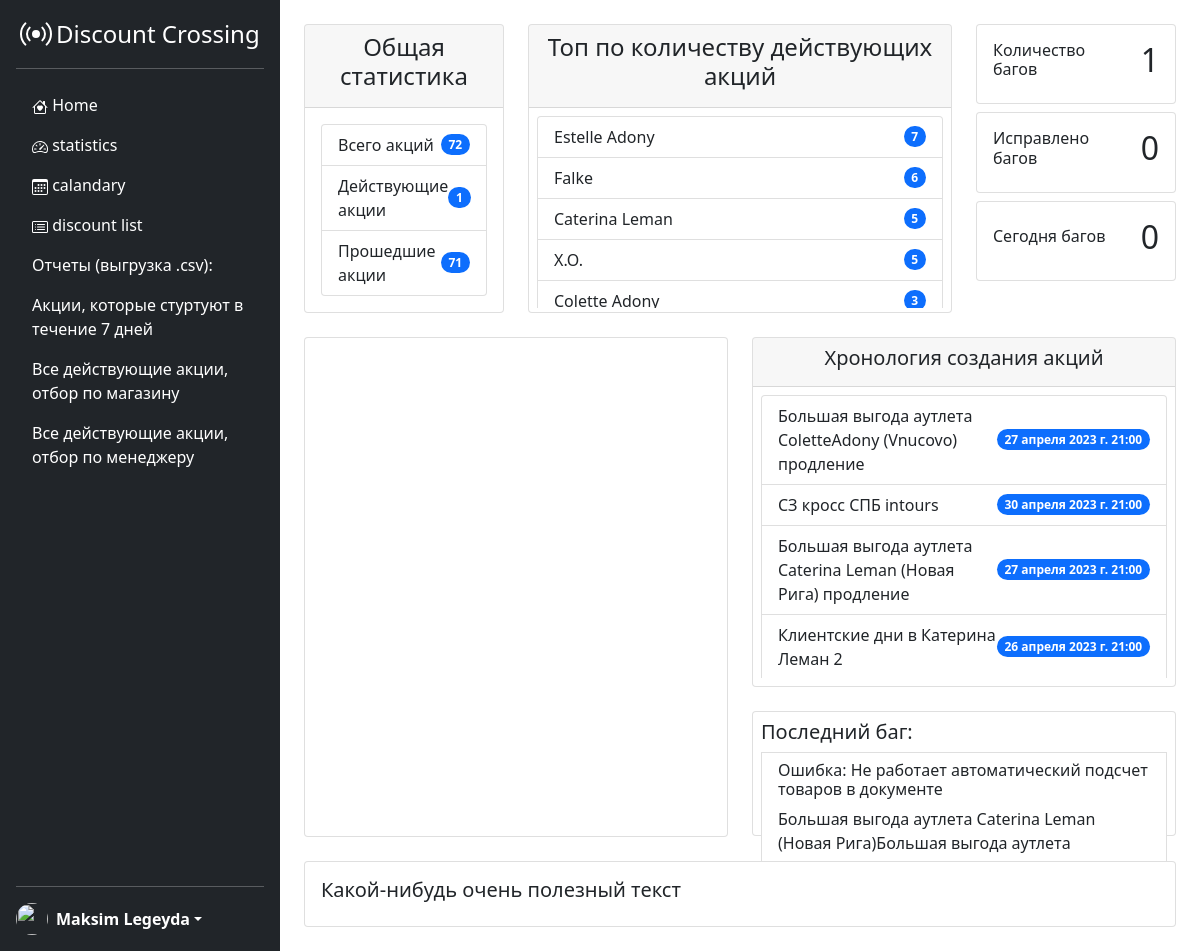
/statistic, run on an earlier commit of the app's database.
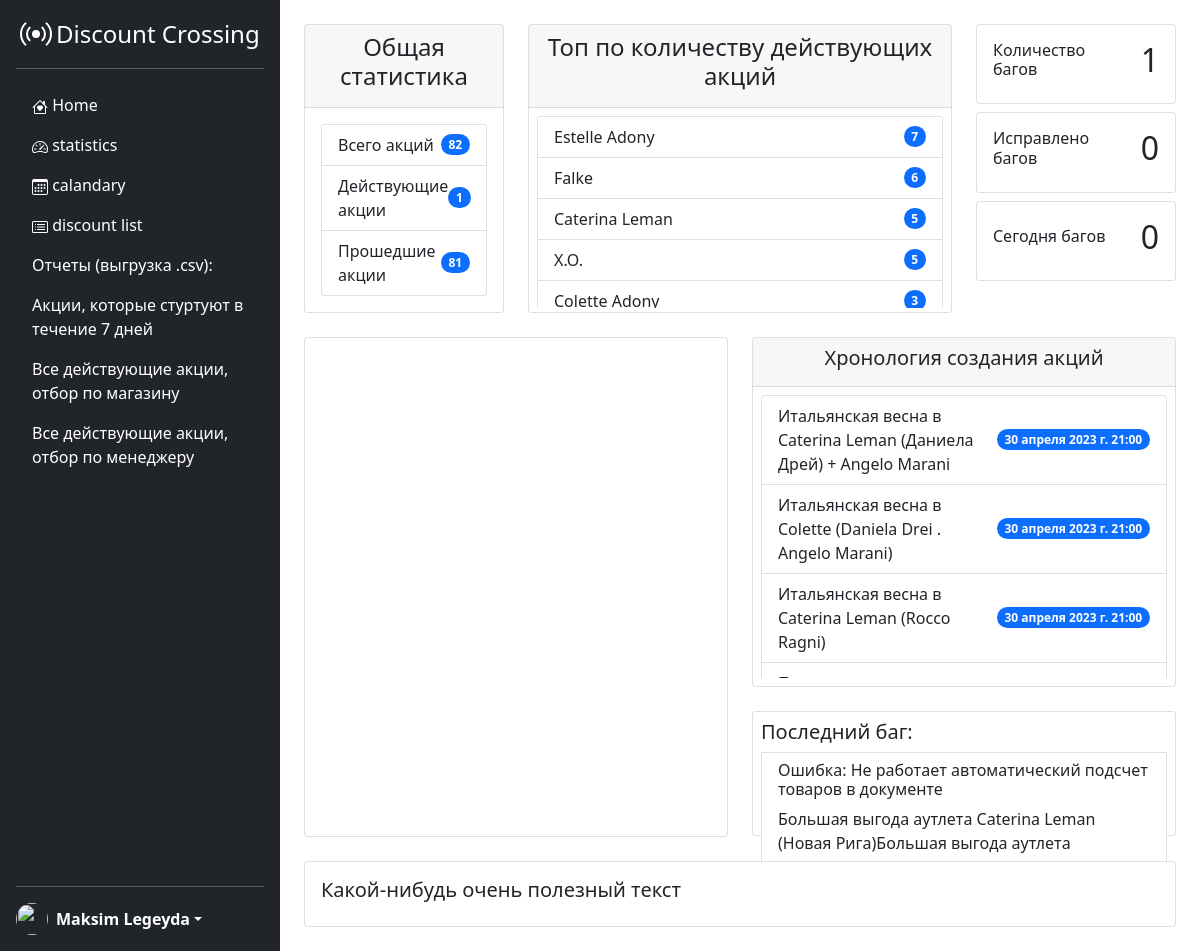
And on a later commit of the database.
### shops/models.py (models this page shows, shortened)
class Shop(models.Model):
    title = models.CharField(max_length=250, null=True, verbose_name='Наименование магазина')
    manager = models.ManyToManyField(ShopManagers)
    countFutureDiscount = models.IntegerField(default=0, verbose_name='Количество будущих акций')
    countPastDiscount = models.IntegerField(default=0, verbose_name='Количество прошедших акций')
    countCurrentDiscount = models.IntegerField(default=0, verbose_name='Количество текущих акций')
    class Meta:
        verbose_name = 'Магазин'
        verbose_name_plural = 'Магазины'

### discount/models.py (models this page shows, shortened)
class DiscountData(models.Model):
    STATUS = [
        ('N', 'Новая'),
        ('W', 'В работе'),
        ('T', 'Тестирование'),
        ('D', 'Релиз'),
    ]
    title = models.CharField(max_length=250, null=True, db_index=True, verbose_name='Название скидки')
    id_DO = models.IntegerField(blank=True, default=None, db_index=True, verbose_name='ID акции в ДО')
    startDate = models.DateTimeField(blank=True, default=None, verbose_name='Дата начала акции')
    endDate = models.DateTimeField(blank=True, default=None, verbose_name='Дата окончания окончания')
    description = models.TextField(max_length=1500, default='', blank=True, verbose_name='Описание')
    type = models.ManyToManyField(DiscountType)
    promocode = models.ManyToManyField(Promocode)
    manager = models.ManyToManyField(ShopManagers)
    shops = models.ManyToManyField(Shop, verbose_name='магазины', related_name='shop')
    status = models.CharField(max_length=1, choices=STATUS, default='N')
    createDate = models.DateTimeField(null=True, auto_now_add=True)
    isDoneDate = models.DateField(default='2000-01-01')
    slug = models.SlugField(blank=True, db_index=True, verbose_name='slug')
    bugCounter = models.IntegerField(default=0, verbose_name='Количество текущих акций')
    isDone = models.BooleanField(default=False, verbose_name='Подготовлена')
    addDiscountCounters = models.BooleanField(default=False)
    addActiveDiscountCounter = models.BooleanField(default=False)
    def __str__(self):
        return self.title
    class Meta:
        verbose_name = 'Акция'
        verbose_name_plural = 'Акции'

### statistic/views.py (the view)
# urls.py: path('statistic', Statistic.as_view(), name='statistic'),
class Statistic(TemplateView):
    template_name = 'statistics.html'
    now = datetime.now()
    discountData = DiscountData.objects.all()
    allShops = Shop.objects.all()
    bug = BugsInDiscount.objects.all()
    activeDiscount = ActiveDiscount.objects.all()
    def get_context_data(self, **kwargs):
        allDiscountCounter = self.discountData.count()
        allCurrentDiscountCounter = self.discountData.filter(startDate__lte=self.now).filter(endDate__gte=self.now).count()
        allPastDiscountCounter = self.discountData.filter(startDate__lte=self.now).filter(endDate__lte=self.now).count()
        topByNumberOfDiscount = self.allShops.annotate(num_discount=Count('shop')).order_by('-countCurrentDiscount')
        totalBugCounter = self.bug.count()
        fixBugCounter = self.bug.filter(status='D').count()
        todayBugCounter = self.bug.filter(createDate=self.now).count()
        shops = Shop.objects.all()
        data = []
        for shop in shops:
            discounts = ActiveDiscount.objects.filter(
                shop=shop, date__gte=now().date() - timedelta(days=30)
            )
            counts = discounts.annotate(
                date_trunc_day=TruncDay("date")
            ).values("date_trunc_day").annotate(
                total=Sum("count")
            ).values_list("date_trunc_day", "total")
            data.append(
                {
                    "name": shop.title,
                    "data": counts,
                }
            )
        lastDiscount = self.discountData.order_by('-createDate')[:10]
        lastBug = self.bug.latest('createDate')
        context = {
            'allDiscountCounter' : allDiscountCounter,
            'allCurrentDiscountCounter' : allCurrentDiscountCounter,
            'allPastDiscountCounter' : allPastDiscountCounter,
            'topByNumberOfDiscount' : topByNumberOfDiscount,
            'totalBugCounter' : totalBugCounter,
            'fixBugCounter' : fixBugCounter,
            'todayBugCounter' : todayBugCounter,
            'data': data,
            'lastDiscount' : lastDiscount,
            'lastBug' : lastBug,
        }
        return context

### templates/statistics.html (shortened to what the changed rows need)
{% extends 'base.html' %}
{% block content %}
<div class="container-fluid float-start p-4">
    <div class="row">
        <div class="col-3">
            <div class="card text-dark "  style="height: 100%;">
                <div class="card-body">
                    <ul class="list-group">
                        <li class="list-group-item d-flex justify-content-between align-items-center">
                            Всего акций
                            <span class="badge bg-primary rounded-pill">{{ allDiscountCounter }}</span>
                        </li>
                        <li class="list-group-item d-flex justify-content-between align-items-center">
                            Прошедшие акции
                            <span class="badge bg-primary rounded-pill">{{ allPastDiscountCounter }}</span>
                        </li>
                    </ul>
                </div>
            </div>
        </div>
        <div class="col">
            <div class="card text-dark" style="height:100%;">
                <div style="height: 200px; overflow-y: scroll;">
                  <ul class="list-group m-2">
                    {% for shop in topByNumberOfDiscount %}
                      <a href="shop/filter/discountList/{{ shop.id }}" class="list-group-item list-group-item-action">
                        <div class="d-flex justify-content-between align-items-center">
                          <span>{{ shop.title }}</span>
                          <span class="badge bg-primary rounded-pill">{{ shop.countCurrentDiscount }}</span>
                        </div>
                      </a>
                    {% endfor %}
                  </ul>
                </div>
              </div>
        </div>
        <div class="col-3">
                <div class="card text-dark">
                    <div class="card-body d-flex justify-content-between align-items-center">
                        <h2>{{ totalBugCounter }}</h2>
                    </div>
                </div>
                <div class="card text-dark  mt-2">
                    <div class="card-body d-flex justify-content-between align-items-center">
                        <h2>{% if fixBugCounter > 0 %} {{ fixBugCounter }} {% else %}0{% endif %}</h2>
                    </div>
                </div>
                <div class="card text-dark mt-2">
                    <div class="card-body d-flex justify-content-between align-items-center">
                        <h2>{% if todayBugCounter > 0 %} {{ todayBugCounter }} {% else %}0{% endif %}</h2>
                    </div>
                </div>
        </div>
    </div>
    <div class="row mt-4">
        <div class="col-6" style="height: 500px;">
            <div class="card" style="height: 70%; ">
                <div class="m-2" style="overflow: auto;">
                    <ul class="list-group">
                        {% for discount in lastDiscount %}
                            <a href="/discountList/{{ discount.slug }}" class="list-group-item list-group-item-action">
                                <div class="d-flex justify-content-between align-items-center">
                                    <span>{{ discount.title }}</span>
                                    <span class="badge bg-primary rounded-pill">{{ discount.startDate }}</span>
                                </div>
                            </a>
                        {% endfor %}
                    </ul>
                </div>
            </div>
            <div class="card mt-4" style="height: 25%;">
                <div class="m-2">
                    <a href="/discountList/{{ lastBug.slug }}" class="list-group-item list-group-item-action">
                        <div>
                            <h6 class="card-text">Ошибка: {{ lastBug.title }}</h6>
                            <p class="card-text">{% for discount in lastBug.discount.all %}{{ discount }}{% endfor %}</p>
                        </div>
                    </a>
                </div>
            </div>
        </div>
    </div>
</div>
{% endblock %}

What changed in the data, as far as the page shows it:
no longer on this page (row unchanged): DiscountData: title "Большая выгода аутлета ColetteAdony (Vnucovo) продление", startDate "27 апреля 2023 г. 21:00", shown under "Хронология создания акций"
no longer on this page (row unchanged): DiscountData: title "СЗ кросс СПБ intours", startDate "30 апреля 2023 г. 21:00", shown under "Хронология создания акций"
no longer on this page (row unchanged): DiscountData: title "Большая выгода аутлета Caterina Leman (Новая Рига) продление", startDate "27 апреля 2023 г. 21:00", shown under "Хронология создания акций"
no longer on this page (row unchanged): DiscountData: title "Клиентские дни в Катерина Леман 2", startDate "26 апреля 2023 г. 21:00", shown under "Хронология создания акций"
added DiscountData: title "Итальянская весна в Caterina Leman (Даниела Дрей) + Angelo Marani", startDate "30 апреля 2023 г. 21:00", shown under "Хронология создания акций"
added DiscountData: title "Итальянская весна в Colette (Daniela Drei . Angelo Marani)", startDate "30 апреля 2023 г. 21:00", shown under "Хронология создания акций"
added DiscountData: title "Итальянская весна в Caterina Leman (Rocco Ragni)", startDate "30 апреля 2023 г. 21:00", shown under "Хронология создания акций"
Also different on the page:
{{ allDiscountCounter }}: "72" → "82"
{{ allPastDiscountCounter }}: "71" → "81"
